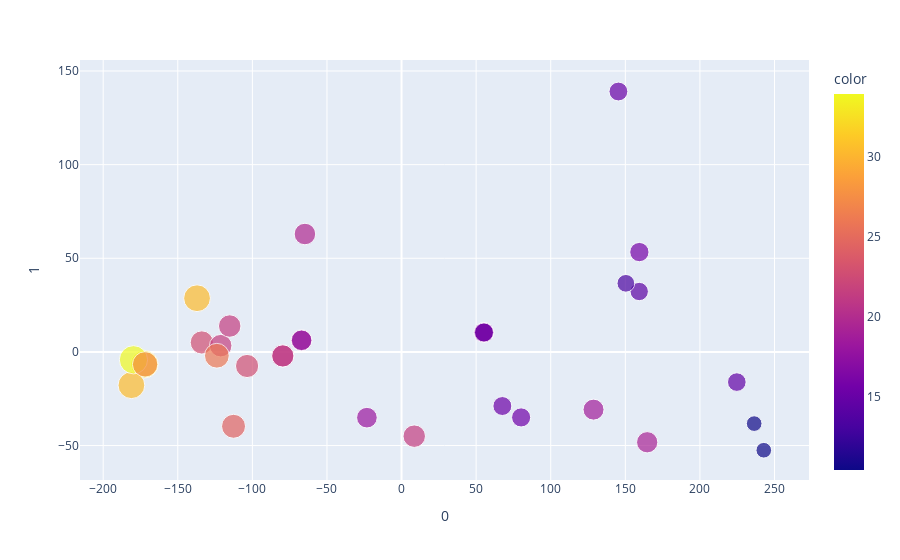

Here is the notebook cell this chart was saved with:
### Code cell
import plotly.express as px
from sklearn.decomposition import PCA

X = df

pca = PCA(n_components=3)
components = pca.fit_transform(X)

fig = px.scatter(components, x=0, y=1, color=df['mpg'], size=df['mpg'])
fig.show()

### Figure 1 — Plotly figure (JSON) as saved in the notebook; plotly's stock layout.template omitted (floating-point values rounded to 4 significant figures)
{"data": [{"hovertemplate": "0=%{x}<br>1=%{y}<br>size=%{marker.size}<br>color=%{marker.color}<extra></extra>", "legendgroup": "", "marker": {"color": [21, 21, 22.8, 21.4, 18.7, 18.1, 14.3, 24.4, 22.8, 19.2, 17.8, 16.4, 17.3, 15.2, 10.4, 10.4, 14.7, 32.4, 30.4, 33.9, 21.5, 15.5, 15.2, 13.3, 19.2, 27.3, 26, 30.4, 15.8, 19.7, 15, 21.4], "coloraxis": "coloraxis", "size": [21, 21, 22.8, 21.4, 18.7, 18.1, 14.3, 24.4, 22.8, 19.2, 17.8, 16.4, 17.3, 15.2, 10.4, 10.4, 14.7, 32.4, 30.4, 33.9, 21.5, 15.5, 15.2, 13.3, 19.2, 27.3, 26, 30.4, 15.8, 19.7, 15, 21.4], "sizemode": "area", "sizeref": 0.08475, "symbol": "circle"}, "mode": "markers", "name": "", "orientation": "v", "showlegend": false, "type": "scatter", "x": [-79.6, -79.6, -133.9, 8.517, 128.7, -23.22, 159.3, -112.6, -103.5, -67.05, -67.0, 55.21, 55.17, 55.25, 242.8, 236.4, 224.7, -172.4, -181.1, -179.7, -121.2, 80.16, 67.57, 150.4, 164.7, -171.9, -123.8, -137.1, 159.4, -64.76, 145.4, -115.2], "xaxis": "x", "y": [-2.132, -2.147, 5.058, -44.99, -30.82, -35.11, 32.26, -39.7, -7.513, 6.209, 6.206, 10.37, 10.36, 10.37, -52.5, -38.28, -16.11, -6.576, -17.78, -4.188, 3.345, -34.98, -28.89, 36.63, -48.24, -6.644, -2.033, 28.68, 53.32, 62.95, 139.0, 13.83], "yaxis": "y"}], "layout": {"coloraxis": {"colorbar": {"title": {"text": "color"}}, "colorscale": [[0, "#0d0887"], [0.1111, "#46039f"], [0.2222, "#7201a8"], [0.3333, "#9c179e"], [0.4444, "#bd3786"], [0.5556, "#d8576b"], [0.6667, "#ed7953"], [0.7778, "#fb9f3a"], [0.8889, "#fdca26"], [1, "#f0f921"]]}, "legend": {"itemsizing": "constant", "tracegroupgap": 0}, "margin": {"t": 60}, "xaxis": {"anchor": "y", "domain": [0, 1], "title": {"text": "0"}}, "yaxis": {"anchor": "x", "domain": [0, 1], "title": {"text": "1"}}}}
